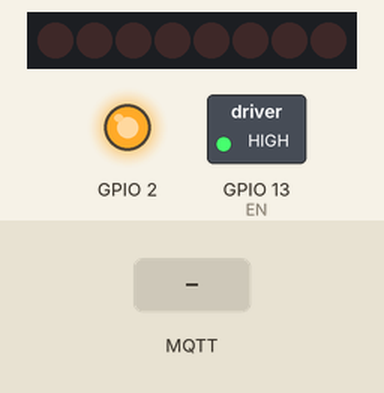
Recording of a sketch running on a simulated ESP8266 (NodeMCU). Parts: 8 shift-register outputs drawn as a row of LEDs (first output left, lit = HIGH), switched loads named in the sketch (green lamp = pin HIGH), output pins drawn as LEDs (lit = HIGH, except the on-board LED, lit = LOW). Wiring (inferred from the names in the program): shift register (74HC595): data GPIO 12; shift clock GPIO 16; latch GPIO 14. Wiring (inferred from the signals the program sends): row of LEDs: on Q0, Q1, Q2, Q3, Q4, Q5, Q6, Q7. Inputs (shaded band) come from the test bench. WiFi joins after 1.5 s; servers stay silent unless stated; random numbers use the default seed unless the sketch sets one; no MQTT or app messages arrive unless stated; pins used as bus, display or sensor lines are not drawn; what the sketch prints to the serial monitor is not drawn.

Above: at 2.9 s.
3.0 s: MQTT message "a" arrives on the first subscribed topic
At 4.2 s:
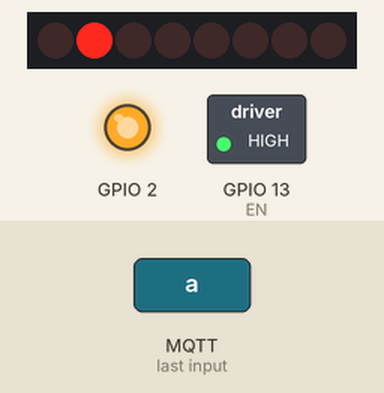
4.5 s: MQTT message "c" arrives on the first subscribed topic
At 5.5 s:
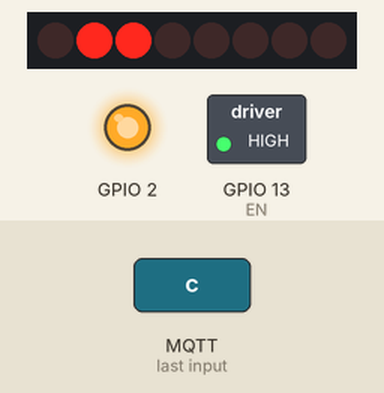
6.0 s: MQTT message "b" arrives on the first subscribed topic
At 6.6 s:
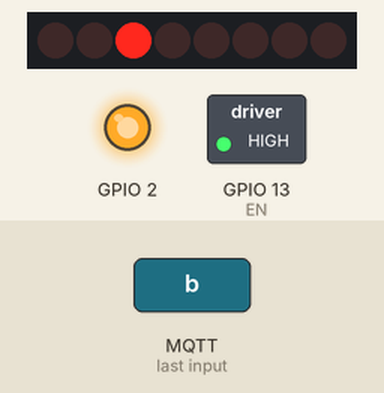
7.5 s: MQTT message "e" arrives on the first subscribed topic
At 7.8 s:
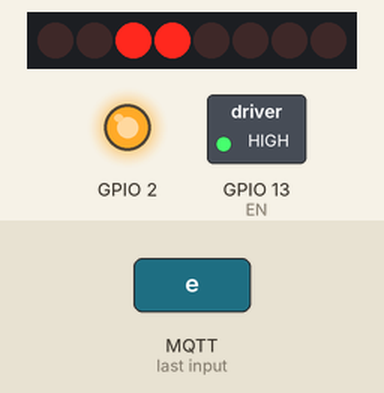
9.0 s: MQTT message "d" arrives on the first subscribed topic
At 10.1 s:
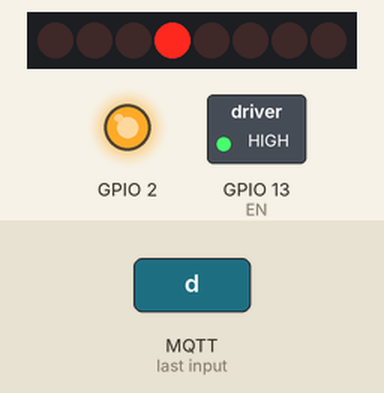
10.5 s: MQTT message "a" arrives on the first subscribed topic
At 11.2 s:
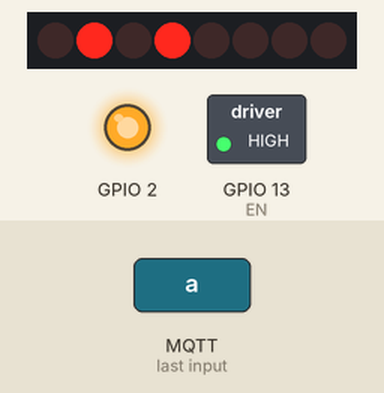
Timing chart, 0 to 13.0 s (numbered marks = the images above; inputs shaded):
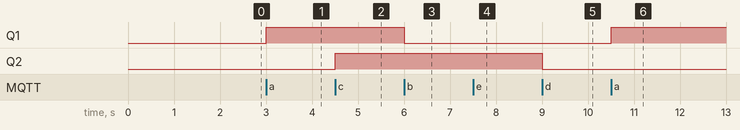

The sketch:

code.ino
```cpp
#include <ESP8266WiFi.h>
#include <PubSubClient.h>

// Update these with values suitable for your network.
#define status_led BUILTIN_LED

#define SH_CP 16
#define ST_CP 14
#define DS    12
#define EN    13

#define latchPin ST_CP
#define clockPin SH_CP
#define dataPin DS

#define drinkingWaterMotorRelay B01000000
#define drinkingWaterMotorPin   1
#define otherWaterMotorRelay    B00100000
#define otherWaterMotorPin      2
#define light                   B00010000
#define lightPin                3

int data = B00000000;

const char* ssid = "himanshu";
const char* password = "#qwerty12345";
const char* mqtt_server = "192.168.1.105";

WiFiClient espClient;
PubSubClient client(espClient);

IPAddress ip(192, 168, 1, 217);
IPAddress gateway_dns(192, 168, 1, 1);

long lastMsg = 0;
char msg[50];
int value = 0;


void setup_wifi() {
  delay(10);
  // We start by connecting to a WiFi network
  Serial.println();
  Serial.print("Connecting to ");
  Serial.println(ssid);

  //WiFi.config(ip, gateway_dns, gateway_dns);

  WiFi.begin(ssid, password);

  while (WiFi.status() != WL_CONNECTED) {
    delay(500);
    Serial.print(".");
  }

  randomSeed(micros());

  Serial.println("");
  Serial.println("WiFi connected");
  Serial.println("IP address: ");
  Serial.println(WiFi.localIP());
}

void writeData(int pin, int value){
  if(pin==drinkingWaterMotorPin){
    value ? data|=drinkingWaterMotorRelay : data&=~(drinkingWaterMotorRelay);
  }
  else if(pin==otherWaterMotorPin){
    value ? data|=otherWaterMotorRelay : data&=~(otherWaterMotorRelay);
  }
  else if(pin==lightPin){
    value ? data|=light : data&=~(light);
  }
  digitalWrite(latchPin, LOW);
  shiftOut(dataPin, clockPin, LSBFIRST, data);
  digitalWrite(latchPin, HIGH);
}

void callback(char* topic, byte* payload, unsigned int length) {
  Serial.print("Message arrived [");
  Serial.print(topic);
  Serial.print("] ");
  for (int i = 0; i < length; i++) {
    Serial.print((char)payload[i]);
  }
  if ((char)payload[0] == 'a')
    writeData(drinkingWaterMotorPin, 1);
  else if((char)payload[0] == 'b')
    writeData(drinkingWaterMotorPin, 0);
  if ((char)payload[0] == 'c')
    writeData(otherWaterMotorPin, 1);
  else if((char)payload[0] == 'd')
    writeData(otherWaterMotorPin, 0);
  if ((char)payload[0] == 'e')
    writeData(lightPin, 1);
  else if((char)payload[0] == 'f')
    writeData(lightPin, 0);
}

void reconnect() {
  // Loop until we're reconnected
  while (!client.connected()) {
    Serial.print("Attempting MQTT connection...");
    // Create a random client ID
    String clientId = "lens_5kchta2dWhdRS2AQz0TeTuhplPE";
    clientId += String(random(0xffff), HEX);
    // Attempt to connect
    if (client.connect(clientId.c_str(),"openhabian", "openhabian")) {
      Serial.println("connected");
      client.subscribe("/home/DWM");
    } else {
      Serial.print("failed, rc=");
      Serial.print(client.state());
      Serial.println(" try again in 5 seconds");
      // Wait 5 seconds before retrying
      delay(5000);
    }
  }
}

void setup() {
  Serial.begin(115200);
  setup_wifi();
  client.setServer(mqtt_server, 1883);
  client.setCallback(callback);
  pinMode(BUILTIN_LED, OUTPUT);
  pinMode(EN, OUTPUT);
  digitalWrite(EN, LOW);      //donot read the noise - 74hc595
  pinMode(SH_CP, OUTPUT);
  pinMode(ST_CP, OUTPUT);
  pinMode(DS, OUTPUT);
  delay(200);
  digitalWrite(EN, HIGH);
  digitalWrite(latchPin, LOW);
  shiftOut(dataPin, clockPin, LSBFIRST, data);
  digitalWrite(latchPin, HIGH);
}
void loop() {
  if (!client.connected()) {
    reconnect();
  }
  client.loop();
}
```

Measured:
- after the input at 3.0 s, Q1: LOW → HIGH at once
- after the input at 4.5 s, Q2: LOW → HIGH at once
- after the input at 6.0 s, Q1: HIGH → LOW at once
- after the input at 9.0 s, Q2: HIGH → LOW at once
- after the input at 10.5 s, Q1: LOW → HIGH at once
